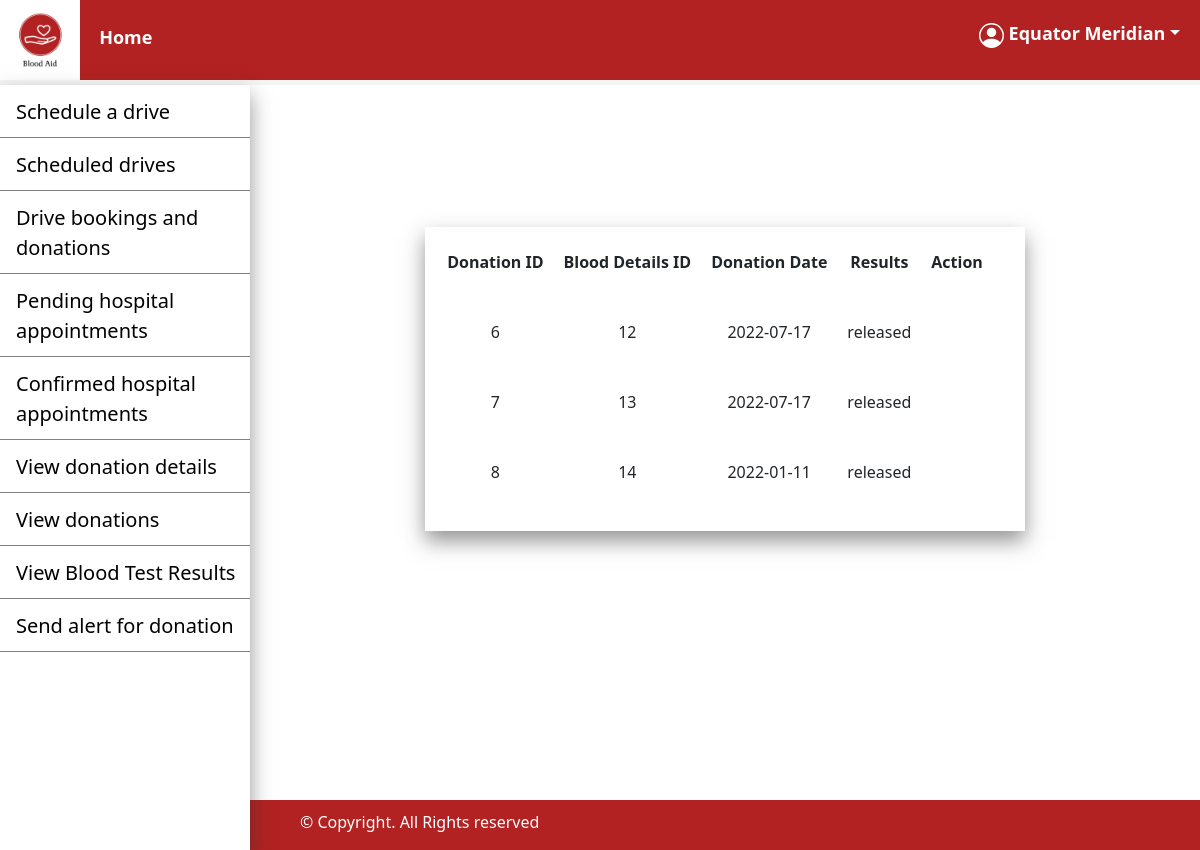
Screenshot of /donate/hospitalViewDonations.php (signed in) with the database file from the repository.
### tables this page shows
CREATE TABLE `donation` (
  `donation_id` int(11) NOT NULL,
  `donation_date` date NOT NULL,
  `blood_details_id` int(11) NOT NULL,
  `hospital_id` int(11) NOT NULL,
  `results_status` varchar(15) NOT NULL DEFAULT 'pending'
);

### donate/hospitalViewDonations.php (the view, shortened to what this page needs)
<?php
include('../connection/connect.php');
$id = $_SESSION['id']??null;
$sql = "SELECT * FROM donation WHERE hospital_id= $id ";
$result = $connection->query($sql);
?>
<!DOCTYPE html>
<html>
    <head>
        <link href="https://cdn.jsdelivr.net/npm/bootstrap@5.2.0-beta1/dist/css/bootstrap.min.css" rel="stylesheet">
        <link href = "https://code.jquery.com/ui/1.10.4/themes/blitzer/jquery-ui.css" rel = "stylesheet">
        <link href = "../css/styles.css" rel = "stylesheet">
    </head>
    <body>
        <header>
        <nav>
            <img id="logo" src="../images/Logo.png" width="80"height="80">
            <a href="../hospital_page.php" style="margin-left:15px;">Home</a>
                <a href = ''style = "float: right;margin-right: 20px; padding-top:20px;" class = 'dropdown-toggle password' id = 'user' data-bs-toggle="dropdown">&nbsp;<?php echo $_SESSION['name']??null;?></a>
            </nav>
        </header>
        <div class="sidenav box-shadow">
            <a href="../blood_drive/drive_scheduling.php">Schedule a drive</a>
            <a href="../blood_drive/driveHospitalView.php">Scheduled drives</a>
            <a href="../blood_drive/hospital_drive.php">Drive bookings and donations</a>
            <a href="../hospital_appointment/hospitalViewPendingAppointment.php">Pending hospital appointments</a>
            <a href="../hospital_appointment/hospitalViewConfirmedAppointment.php">Confirmed hospital appointments</a>
            <a href="hospitalViewDonationDetails.php">View donation details</a>
            <a href="hospitalViewDonations.php">View donations</a>
            <a href="../test_results/HospitalViewReleasedResults.php">View Blood Test Results</a>
            <a href="../hospital/requestBlood.php">Send alert for donation</a>
        </div>
        <main class="main">
            <br><br><br>
            <div class="container">
                <div class="row">
                    <div class="col"></div>
                    <div id = 'confirmedAppointments'class="col-md-auto box-shadow">
                        <?php
                        if (mysqli_num_rows($result) > 0)
                        {?>
                            <table>
                                <thead>
                                    <tr>
                                        <th>Donation ID</th>
                                        <th>Blood Details ID</th>
                                        <th>Donation Date</th>
                                        <th>Results</th>
                                        <th>Action</th>
                                        <th></th>
                                    </tr>
                                </thead>
                                <tbody>
                                <tr><?php
                            while($row = mysqli_fetch_assoc($result))
                            {
                                echo "<td>".$row['donation_id']."</td>";
                                echo "<td>".$row['blood_details_id']."</td>";
                                echo "<td>".$row['donation_date']."</td>";
                                echo "<td>".$row['results_status']."</td>";
                                ?>
                                </tr>
                                <?php
                            }?>
                        </tbody>
                        </table><br/>
                        <?php
                        }else {
                           ?><script>alert('No donations have been carried out');window.location.href = '../donate/hospitalViewDonationDetails.php';</script>
                        <?php
                        }?>
                    </div><div class="col"></div>
                    </div>
            </div>
        </main>
        <footer class = 'sidenav_footer' style="margin-top:24px;">
            <p>&#169; Copyright. All Rights reserved</p>
        </footer>
    </body>
</html>

### css/styles.css (style rules this page uses)
.box-shadow { -webkit-box-shadow: 0px 10px 20px 0px rgba(50, 50, 50, 0.52); -moz-box-shadow: 0px 10px 20px 0px hsla(0, 0%, 20%, 0.52); box-shadow: 0px 10px 20px 0px rgba(50, 50, 50, 0.52) }
#confirmedAppointments { margin-top:70px; margin-bottom: 245px; }
table { width:100%; }
table, th, td { text-align:center; height: 70px; }
th,td { padding-left:10px; padding-right:10px; }
thead { height:60px; }
nav a { color:white; text-decoration: none; font-weight: bold; font-size: large; }
nav { top:0; width:100%; border-bottom: solid whitesmoke 5px; color:white; background-color: #b22222; }
footer { color:white; background-color: #b22222; height:50px; padding-left:20px; padding-top:10px; }
#logo { padding: 0; }
.sidenav { overflow-y: scroll; top: 0; bottom: 0; width: 250px; position: fixed; z-index: 1; left: 0; background-color: #fff; overflow-x: auto; margin-top:85px; }
.main { margin-left: 250px; }
.sidenav a { padding: 12px 8px 10px 16px; text-decoration: none; font-size: 20px; color: #000; display: block; border-bottom: 0.001px grey solid; }
.sidenav_footer { padding-left: 300px; }

### rows the page displays
donation: donation_id "6", blood_details "12", donation_date "2022-07-17", results_status "released"
donation: donation_id "7", blood_details "13", donation_date "2022-07-17", results_status "released"
donation: donation_id "8", blood_details "14", donation_date "2022-01-11", results_status "released"

### other values shown
$_SESSION['name'] "Equator Meridian"
